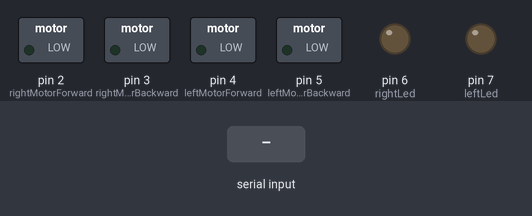
The sketch below on a simulated Arduino Uno, built with avr-gcc and run on an emulated ATmega328P. Parts: switched loads named in the sketch (green lamp = pin HIGH), output pins drawn as LEDs (lit = HIGH). Inputs (shaded band) come from the test bench.

Above: at 1.2 s.
1.3 s: "L" received over Serial
At 1.6 s:
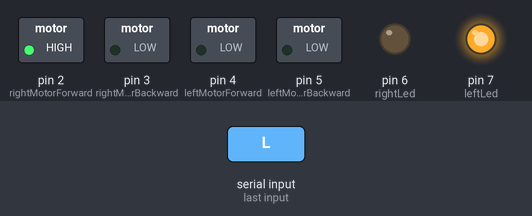
4.3 s: "F" received over Serial
At 5.5 s:
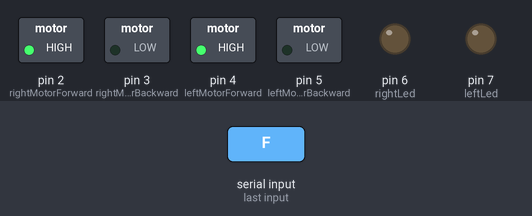
5.8 s: "B" received over Serial
At 6.8 s:
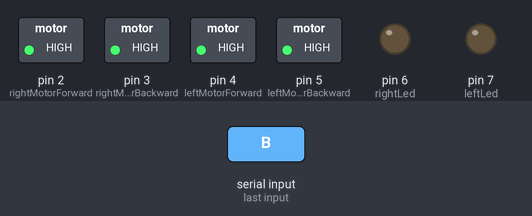
7.3 s: "R" received over Serial
At 7.6 s:
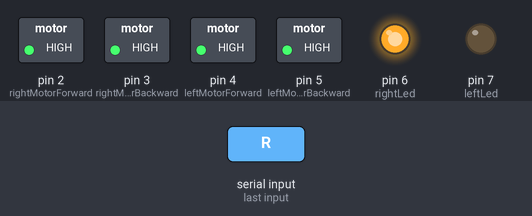
10.3 s: "L" received over Serial
At 10.6 s:
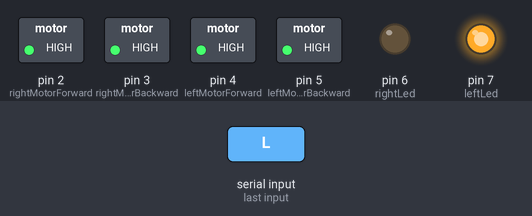
13.3 s: "1" received over Serial
At 13.8 s:
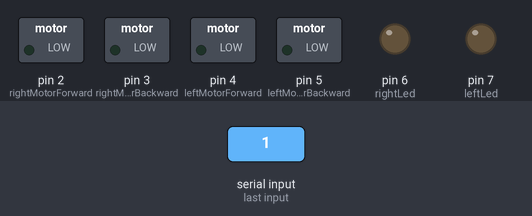
Timing chart, 0 to 15.8 s (numbered marks = the images above; inputs shaded):
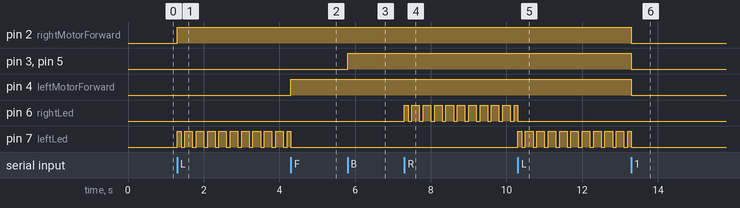

Measured:
- after the input at 1.3 s, pin 2 (rightMotorForward): LOW → HIGH at once; pin 7 (leftLed): LOW → HIGH at once, then repeats every 0.30 s: LOW 0.10 s, HIGH 0.20 s
- after the input at 4.3 s, pin 4 (leftMotorForward): LOW → HIGH at once
- after the input at 5.8 s, pin 3 (rightMotorBackward), pin 5 (leftMotorBackward): LOW → HIGH at once
- after the input at 7.3 s, pin 6 (rightLed): LOW → HIGH at once, then repeats every 0.30 s: LOW 0.10 s, HIGH 0.20 s
- after the input at 10.3 s, pin 7 (leftLed): LOW → HIGH at once, then repeats every 0.30 s: LOW 0.10 s, HIGH 0.20 s
- after the input at 13.3 s, pin 2 (rightMotorForward), pin 3 (rightMotorBackward), pin 4 (leftMotorForward), pin 5 (leftMotorBackward): HIGH → LOW at once

The sketch:

bluetoothCar.ino
```cpp
char cmd;//The Bluetooth Command

//The L298N Control Pins
const int rightMotorForward = 2;
const int rightMotorBackward = 3;

const int leftMotorForward = 4;
const int leftMotorBackward = 5;

const int rightLed=6;
const int leftLed=7;
const int bezo=8;

void setup() {
  pinMode(leftMotorForward,OUTPUT);   //left motor forward
  pinMode(leftMotorBackward,OUTPUT);   //left motor reverse
  pinMode(rightMotorForward,OUTPUT);   //right motor forward
  pinMode(rightMotorBackward,OUTPUT);   //right motor reverse
  pinMode(rightLed,OUTPUT);
  pinMode(leftLed,OUTPUT);
  Serial.begin(9600);
}

void loop() {
  if(Serial.available()){
    cmd = Serial.read();
  }

  if(cmd == 'F'){           //move forward
    digitalWrite(leftMotorForward,HIGH);
    digitalWrite(rightMotorForward,HIGH);
  }

  else if(cmd == 'B'){      //move reverse
    digitalWrite(leftMotorBackward,HIGH);
    digitalWrite(rightMotorBackward,HIGH);
  }

  else if(cmd == 'L'){      //turn Left
    digitalWrite(rightMotorForward,HIGH);
    digitalWrite(leftLed,HIGH);
    delay(100);
    digitalWrite(leftLed,LOW);
    delay(100);
    digitalWrite(leftLed,HIGH);
    delay(100);
    digitalWrite(leftLed,LOW);

  }

  else if(cmd == 'R'){      //turn Right
    digitalWrite(leftMotorForward,HIGH);
    digitalWrite(rightLed,HIGH);
    delay(100);
    digitalWrite(rightLed,LOW);
    delay(100);
    digitalWrite(rightLed,HIGH);
    delay(100);
    digitalWrite(rightLed,LOW);
  }

  else{      //STOP (all motors stop)
    digitalWrite(leftMotorForward,LOW);
    digitalWrite(leftMotorBackward,LOW);
    digitalWrite(rightMotorForward,LOW);
    digitalWrite(rightMotorBackward,LOW);
  }
}
```
